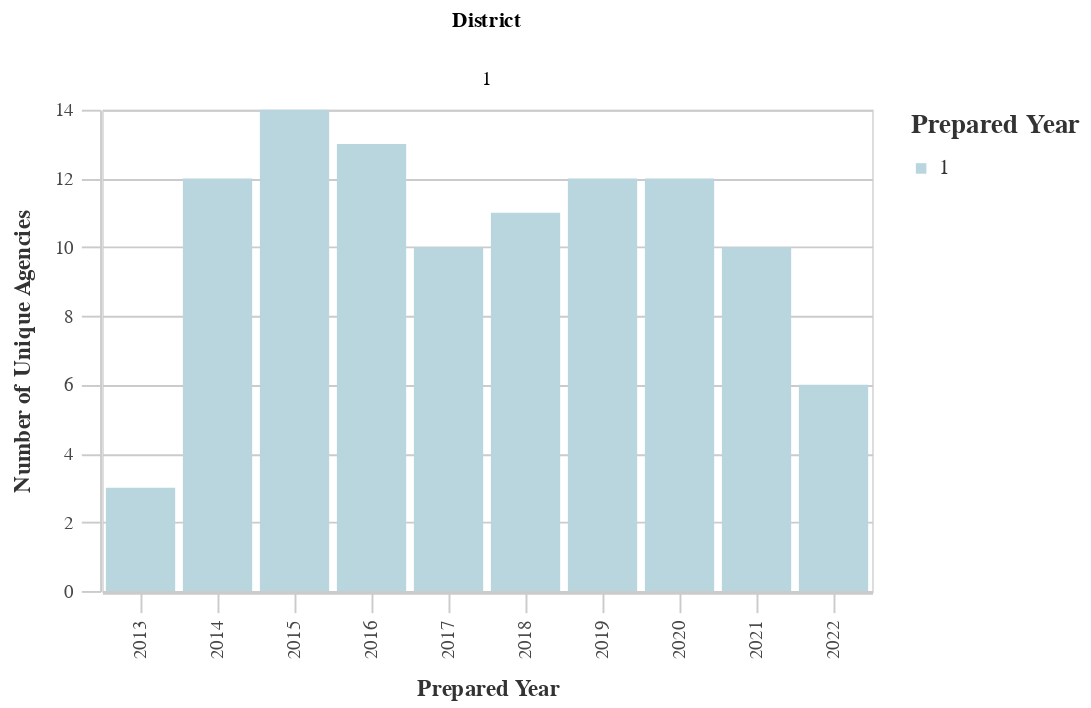

The notebook cell saved with this chart:
### Markdown cell above
### Number of Unique Agencies by District

### Code cell
# Unique Agencies by Dist
dist_years_agency = ((
        df
        >> group_by(_.prepared_y, _.dist)
        >> summarize(n=_.primary_agency_name.nunique())
        >> arrange(-_.prepared_y)
    )
        .rename(columns={'dist':'District', 'n':'Count'})
    )
chart10 = (alt.Chart(dist_years_agency).mark_bar().encode(
        column='District:N',
        x=alt.X('prepared_y:O', title='Prepared Year'),
        y=alt.Y('Count:Q', title='Number of Unique Agencies'),
        color = alt.Color("District:N", 
                              scale=alt.Scale(
                                  range=altair_utils.CALITP_SEQUENTIAL_COLORS),  
                               legend=alt.Legend(title="Prepared Year")
                              )))
                              
chart10 = styleguide.preset_chart_config(chart10)
chart10 = _dla_utils_reports.add_tooltip(chart10, 'prepared_y', 'Count')

display(chart10)

### Figure 1 — Vega-Lite specification as saved in the notebook (floating-point values rounded to 4 significant figures)
{"config": {"view": {"continuousWidth": 400, "continuousHeight": 300}, "axis": {"domainColor": "#cbcbcb", "grid": true, "gridColor": "#cbcbcb", "gridWidth": 1, "labelColor": "#474747", "labelFont": "Nunito Sans", "labelFontSize": 10, "labelPadding": 4, "tickColor": "#cbcbcb", "tickSize": 10, "titleColor": "#333", "titleFont": "Raleway", "titleFontSize": 12, "titlePadding": 10}, "axisBand": {"grid": false}, "background": "white", "font": "Raleway", "header": {"labelFont": "Nunito Sans", "titleFont": "Raleway"}, "legend": {"labelColor": "#333", "labelFont": "Nunito Sans", "labelFontSize": 11, "labelLimit": 0, "padding": 1, "symbolSize": 30, "symbolType": "square", "titleColor": "#333", "titleFont": "Raleway", "titleFontSize": 14, "titlePadding": 10}, "title": {"anchor": "middle", "font": "Raleway", "fontSize": 18, "fontWeight": 300, "offset": 20}}, "data": {"name": "data-44973c90b6a6660f45bc67368b5b696a"}, "mark": "bar", "encoding": {"color": {"field": "District", "legend": {"title": "Prepared Year"}, "scale": {"range": ["#B9D6DF", "#8CBCCB", "#2EA8CE", "#136C97", "#0B405B"]}, "type": "nominal"}, "column": {"field": "District", "type": "nominal"}, "tooltip": [{"field": "prepared_y", "type": "quantitative"}, {"field": "Count", "type": "quantitative"}], "x": {"field": "prepared_y", "title": "Prepared Year", "type": "ordinal"}, "y": {"field": "Count", "title": "Number of Unique Agencies", "type": "quantitative"}}, "height": 250, "width": 400, "$schema": "https://vega.github.io/schema/vega-lite/v4.17.0.json", "datasets": {"data-44973c90b6a6660f45bc67368b5b696a": [{"prepared_y": 2022.0, "District": 1, "Count": 6}, {"prepared_y": 2021.0, "District": 1, "Count": 10}, {"prepared_y": 2020.0, "District": 1, "Count": 12}, {"prepared_y": 2019.0, "District": 1, "Count": 12}, {"prepared_y": 2018.0, "District": 1, "Count": 11}, {"prepared_y": 2017.0, "District": 1, "Count": 10}, {"prepared_y": 2016.0, "District": 1, "Count": 13}, {"prepared_y": 2015.0, "District": 1, "Count": 14}, {"prepared_y": 2014.0, "District": 1, "Count": 12}, {"prepared_y": 2013.0, "District": 1, "Count": 3}]}}
